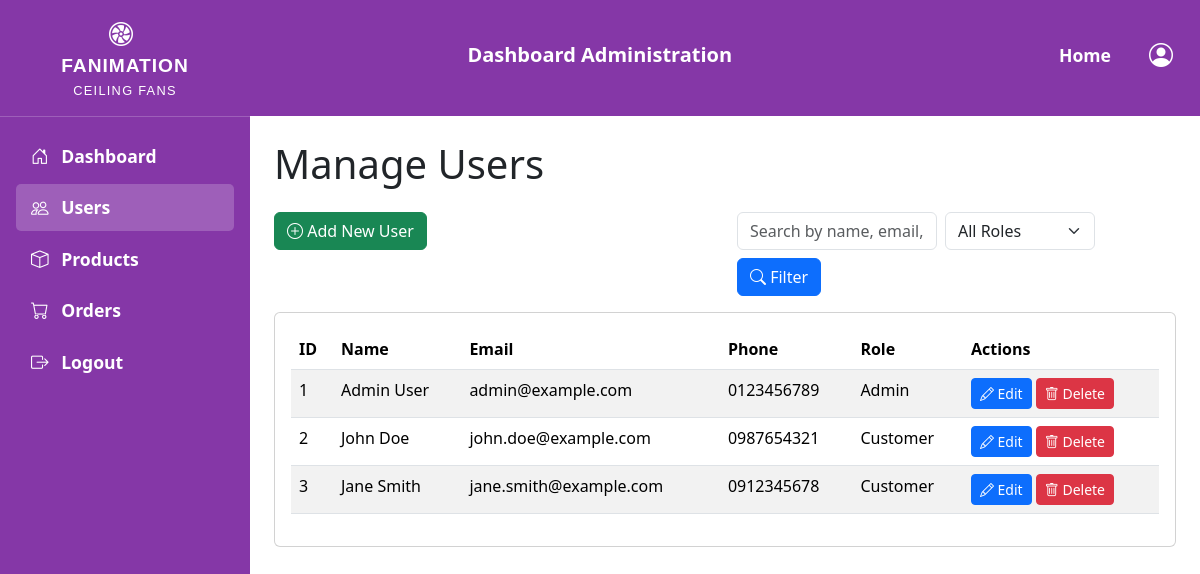
The page /pages/admin/users.php (signed in) on the database its author committed.
### tables this page shows
CREATE TABLE users (
    id INT AUTO_INCREMENT PRIMARY KEY,
    name VARCHAR(100) NOT NULL,
    email VARCHAR(100) NOT NULL UNIQUE,
    password VARCHAR(255) NOT NULL,
    phone VARCHAR(20),
    address VARCHAR(255),
    city VARCHAR(255),
    role ENUM('customer', 'admin') DEFAULT 'customer',
    created_at TIMESTAMP DEFAULT CURRENT_TIMESTAMP,
    remember_token VARCHAR(255)
)AUTO_INCREMENT = 1;

### includes/config.php (called while the page is built, shortened)
<?php
$base_url = "/Fanimation";
?>

### includes/function.php (called while the page is built, shortened)
<?php
if (!function_exists('getAllUsers')) {
    function getAllUsers($conn, $records_per_page = 10, $page = 1, $search = '', $role = '') {
        $offset = ($page - 1) * $records_per_page;
        $query = "SELECT id, name, email, phone, address, city, role, created_at
                  FROM users
                  WHERE 1=1";
        $count_query = "SELECT COUNT(*) as total
                        FROM users
                        WHERE 1=1";
        $params = [];
        $types = '';
        $query .= " ORDER BY created_at DESC LIMIT ? OFFSET ?";
        $params[] = $records_per_page;
        $params[] = $offset;
        $types .= 'ii';
        $count_stmt = mysqli_prepare($conn, $count_query);
        mysqli_stmt_execute($count_stmt);
        $count_result = mysqli_stmt_get_result($count_stmt);
        $total_records = mysqli_fetch_assoc($count_result)['total'];
        $total_pages = ceil($total_records / $records_per_page);
        $stmt = mysqli_prepare($conn, $query);
        if (!empty($params)) {
            mysqli_stmt_bind_param($stmt, $types, ...$params);
        }
        mysqli_stmt_execute($stmt);
        $result = mysqli_stmt_get_result($stmt);
        $users = [];
        while ($row = mysqli_fetch_assoc($result)) {
            $users[] = $row;
        }
        return [
            'users' => $users,
            'total_pages' => $total_pages,
            'total_records' => $total_records
        ];
    }
}
?>

### pages/admin/users.php (the view, shortened to what this page needs)
<?php
include $_SERVER['DOCUMENT_ROOT'] . '/Fanimation/includes/config.php';
$records_per_page = 10;
$page = isset($_GET['page']) && is_numeric($_GET['page']) ? (int)$_GET['page'] : 1;
$search = isset($_GET['search']) ? trim($_GET['search']) : '';
$role = isset($_GET['role']) ? trim($_GET['role']) : '';
$users_data = getAllUsers($conn, $records_per_page, $page, $search, $role);
$users = $users_data['users'];
?>
<!DOCTYPE html>
<html lang="en">
<head>
    <link href="https://cdn.jsdelivr.net/npm/bootstrap@5.3.3/dist/css/bootstrap.min.css" rel="stylesheet">
    <link rel="stylesheet" href="https://cdn.jsdelivr.net/npm/bootstrap-icons@1.11.3/font/bootstrap-icons.min.css">
    <link rel="stylesheet" href="https://cdnjs.cloudflare.com/ajax/libs/font-awesome/6.6.0/css/all.min.css" />
    <link rel="stylesheet" href="<?= $base_url ?>/assets/css/header.css">
</head>
<body>
    <main class="p-4">
        <h1 class="mb-4">Manage Users</h1>
        <div class="row mb-3">
            <div class="col-md-6">
                <a href="<?= $base_url; ?>/pages/admin/add_user.php" class="btn btn-success"><i class="bi bi-plus-circle"></i> Add New User</a>
            </div>
            <div class="col-md-6">
                <form class="d-flex flex-wrap gap-2" method="GET" action="">
                    <input type="text" name="search" class="form-control" style="max-width: 200px;" placeholder="Search by name, email, or ID" value="<?= htmlspecialchars($search); ?>">
                    <select name="role" class="form-select" style="max-width: 150px;">
                        <option value="">All Roles</option>
                    </select>
                    <button type="submit" class="btn btn-primary"><i class="bi bi-search"></i> Filter</button>
                </form>
            </div>
        </div>
        <div class="card">
            <div class="card-body">
                <table class="table table-striped">
                    <thead>
                        <tr>
                            <th>ID</th>
                            <th>Name</th>
                            <th>Email</th>
                            <th>Phone</th>
                            <th>Role</th>
                            <th>Actions</th>
                        </tr>
                    </thead>
                    <tbody>
                        <?php if ($users && count($users) > 0): ?>
                            <?php foreach ($users as $user): ?>
                                <tr>
                                    <td><?= htmlspecialchars($user['id']); ?></td>
                                    <td><?= htmlspecialchars($user['name']); ?></td>
                                    <td><?= htmlspecialchars($user['email']); ?></td>
                                    <td><?= htmlspecialchars($user['phone'] ?? '-'); ?></td>
                                    <td><?= htmlspecialchars(ucfirst($user['role'])); ?></td>
                                    <td>
                                        <a href="<?= $base_url; ?>/pages/admin/edit_user.php?id=<?= $user['id']; ?>" class="btn btn-sm btn-primary"><i class="bi bi-pencil"></i> Edit</a>
                                        <button class="btn btn-sm btn-danger delete-user" data-id="<?= $user['id']; ?>"><i class="bi bi-trash"></i> Delete</button>
                                    </td>
                                </tr>
                            <?php endforeach; ?>
                        <?php else: ?>
                            <tr>
                                <td colspan="6" class="text-center">No users found.</td>
                            </tr>
                        <?php endif; ?>
                    </tbody>
                </table>
            </div>
        </div>
    </main>
</body>
</html>

### assets/css/header.css (style rules this page uses)
body { height: 90vh; }

### includes/admin/sidebar.php (style rules this page uses)
main { margin-left: 250px; }

### rows shown on the page
users: id "1", name "Admin User", email "admin@example.com", phone "0123456789", role "Admin"
users: id "2", name "John Doe", email "john.doe@example.com", phone "0987654321", role "Customer"
users: id "3", name "Jane Smith", email "jane.smith@example.com", phone "0912345678", role "Customer"
